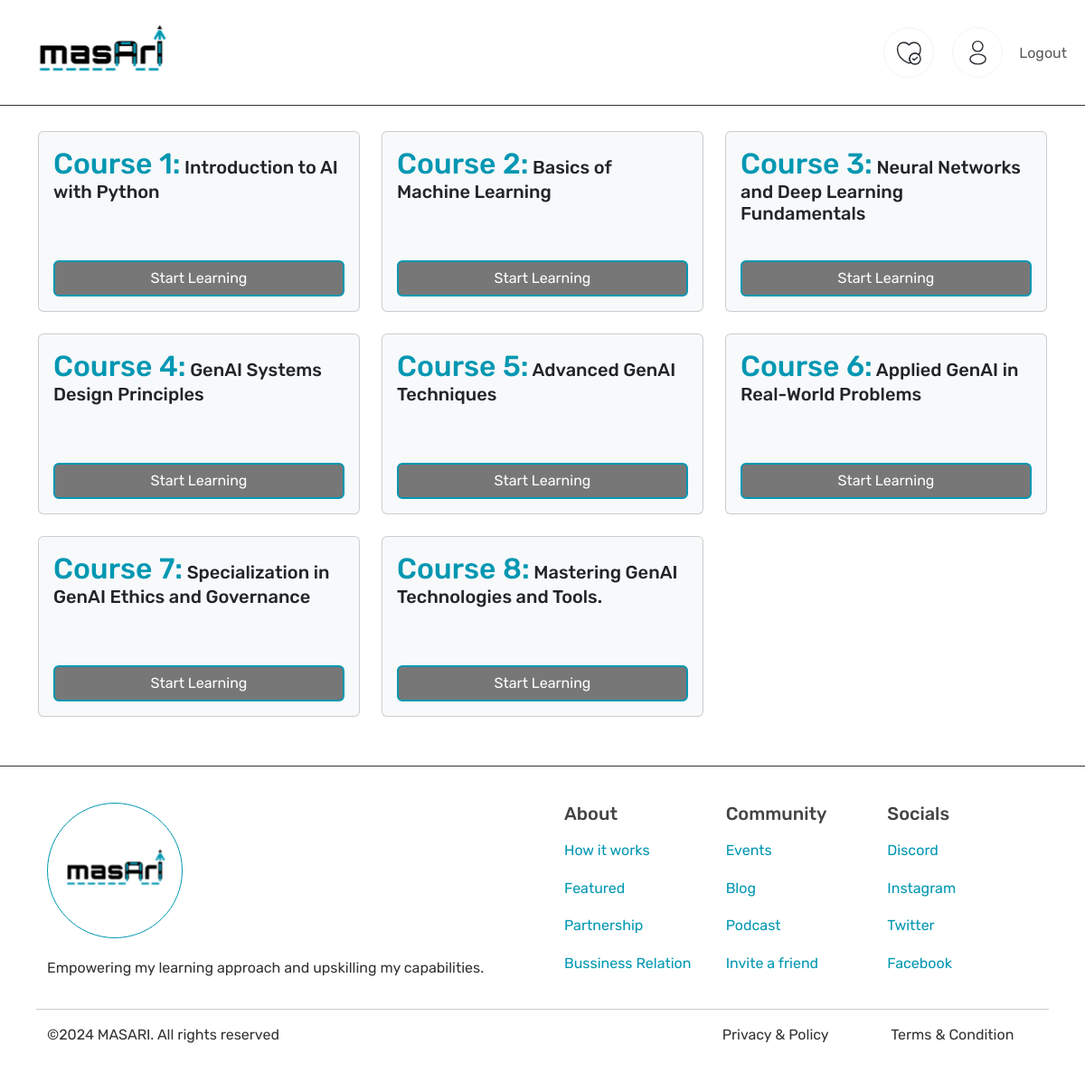
Page /learningpath/24 (signed in) on the committed database.
### app.py (models this page shows)
class Courses(db.Model):
    id = db.Column(db.Integer, primary_key=True)
    title = db.Column(db.String(100), nullable=False)
    description = db.Column(db.Text, nullable=True)
    user_id = db.Column(db.Integer, db.ForeignKey('users.id'), nullable=False)
    learning_path_id = db.Column(db.Integer, db.ForeignKey('learning_paths.id'), nullable=True)
    learning_path = db.relationship('LearningPaths', backref='courses')

### app.py (the view)
@app.route('/learningpath/<int:path_id>', methods=['GET', 'POST'])
@login_required
def learningpath(path_id):
    courses = Courses.query.filter_by(learning_path_id=path_id).all()
    course_titles = [{'id':course.id, 'title': course.title} for course in courses]
    return render_template('learningpath.html', courses=course_titles)

### app.py (called while the page is built)
@login_manager.user_loader
def load_user(user_id):
    return Users.query.get(int(user_id))

@app.context_processor
def inject_user_id():
    if current_user.is_authenticated:
        return {'userId': current_user.id}
    else:
        return {'userId': None}

### templates/learningpath.html (shortened to what this page needs)
{% extends 'base.html' %}
{% block content %}
<link href="{{ url_for('static', filename='css/learningpath.css') }}" rel="stylesheet">
<div class="row" style="padding: 30px;">
    {% for course in courses %}
    <div class="col-lg-4 col-md-6 col-sm-12 mb-4" style="height: 200px;">
        <div class="card bg-light" style="height: 100%;">
            <div class="card-body">
                <h5 class="card-title"><span style="color: #0097b2; font-size: 32px;">Course {{ loop.index }}:</span> {{ course.title }}</h5>
                <button class="btn btn-bluesky generate-lessons" data-course-title="{{ course.title }}" data-course-id="{{ course.id }}">Start Learning</button>
            </div>
        </div>
    </div>
    {% endfor %}
</div>
{% endblock %}

### static/css/general.css (style rules this page uses)
body, html { margin: 0; padding: 0; box-sizing: border-box; }
body { font-family: "Rubik", sans-serif; font-optical-sizing: auto; font-style: normal; font-size: 16px; color: #333; }
.row { margin: 0 !important; }
h1, h2, h3, h4, h5, h6 { font-family: 'Rubik', sans-serif; font-weight: 500; color: #444; }
.btn-bluesky { background-color: #777; border: 2px solid #0097b2; color: #fff; transition: border-color, background-color 0.3s ease; }
.card-body { display: flex; flex-direction: column; justify-content: space-between; }

### rows in the picture
Courses: title "Introduction to AI with Python"
Courses: title "Basics of Machine Learning"
Courses: title "Neural Networks and Deep Learning Fundamentals"
Courses: title "GenAI Systems Design Principles"
Courses: title "Advanced GenAI Techniques"
Courses: title "Applied GenAI in Real-World Problems"
Courses: title "Specialization in GenAI Ethics and Governance"
Courses: title "Mastering GenAI Technologies and Tools."
